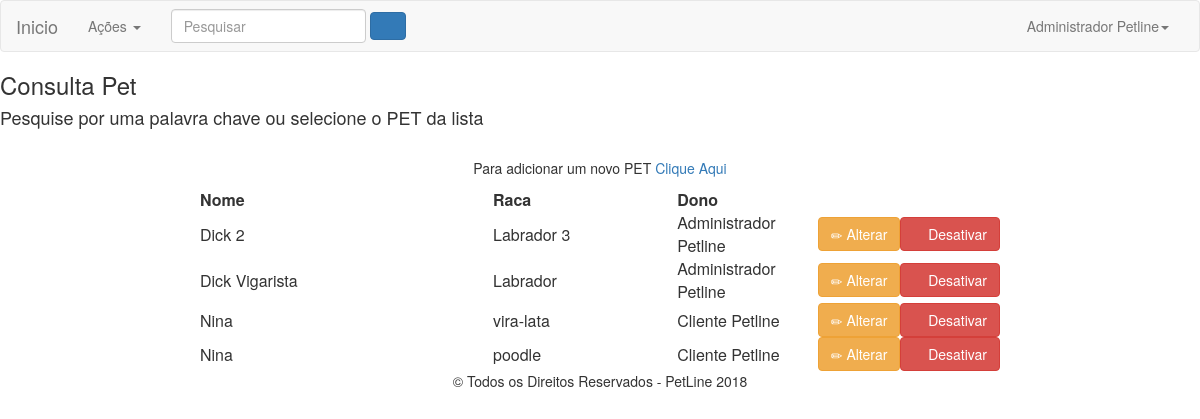
Screenshot of /consulta/consulta_pet.php (signed in) with the database file from the repository.
### tables this page shows
CREATE TABLE `pet` (
  `id` int(11) NOT NULL AUTO_INCREMENT,
  `nome` varchar(255) NOT NULL,
  `raca` varchar(255) NOT NULL,
  `peso` varchar(25) NOT NULL,
  `cor` varchar(25) NOT NULL,
  `dt_nascimento` timestamp NOT NULL DEFAULT '0000-00-00 00:00:00',
  `dt_alteracao` timestamp NOT NULL DEFAULT CURRENT_TIMESTAMP ON UPDATE CURRENT_TIMESTAMP,
  `descricao` text,
  `id_usuario` int(11) DEFAULT NULL,
  `ativo` char(1) DEFAULT NULL,
  PRIMARY KEY (`id`),
  KEY `idx_pet` (`id`),
  KEY `fk_id_usuario_3` (`id_usuario`),
  CONSTRAINT `fk_id_usuario_3` FOREIGN KEY (`id_usuario`) REFERENCES `usuario` (`id`)
);

### consulta/consulta_pet.php (the view, shortened to what this page needs)
<?php
include "../cabecalho.php";
$id = $_SESSION['id'];
if ($id == 1) {
    $sqlConsultaPet = "SELECT P.id, P.nome, P.raca, P.peso, P.cor, P.dt_nascimento, P.descricao, CONCAT(U.nome, ' ', U.sobrenome) as dono, P.ativo FROM pet P INNER JOIN usuario U ON P.id_usuario = U.id";
}else{
    $sqlConsultaPet = "SELECT P.id, P.nome, P.raca, P.peso, P.cor, P.dt_nascimento, P.descricao, CONCAT(U.nome, ' ', U.sobrenome) as dono, P.ativo FROM pet P INNER JOIN usuario U ON P.id_usuario = U.id WHERE P.id_usuario = $id";
}
$resultadoConsultaPet = mysqli_query($conn,$sqlConsultaPet);
$contadorConsultaPet = mysqli_num_rows($resultadoConsultaPet);
?>
    <h3>Consulta Pet</h3>
    <h4>Pesquise por uma palavra chave ou selecione o PET da lista</h4>
    <br>
    <div align="center">
        <p>Para adicionar um novo PET <a href="http://www.petline.com.br/cadastro_pet.php">Clique Aqui</a></p>
    </div>
    <div style="margin: auto; max-width: 800px;">
    <table width=100%>
        <tr>
            <th>Nome</th>
            <th>Raca</th>
            <th>Dono</th>
            <th></th>
        </tr>
        <?php
            if ($contadorConsultaPet > 0) {
                while ($linhaPet = $resultadoConsultaPet -> fetch_array(MYSQLI_ASSOC)) {
                    $nome = $linhaPet['nome'];
                    $raca = $linhaPet['raca'];
                    $id = $linhaPet['id'];
                    $ativo = $linhaPet['ativo'];
                    $dono = $linhaPet['dono'];
                    echo "<tr>
                        <td width=50%>$nome</td>
                        <td width=30%>$raca</td>
                        <td width=30%>$dono</td>";
                    if ($ativo == 1) {
                        echo "
                        <td width=10% align=center><a href='http://www.petline.com.br/consulta/detalha_pet.php?id=$id' class='btn btn-warning'><span class='glyphicon glyphicon-pencil'></span> Alterar</a></td>";?>
                        <td width=10% align=center><a href="#" onclick="if(confirm('Tem certeza que deseja desativar o PET?')) <?php echo "window.location.href = 'http://www.petline.com.br/consulta/altera_pet.php?cod=$id&ex=1';" ?> ; return false" class="btn btn-danger"><span class="glyphicon glyphicon-remove"></span> Desativar</a></td>
                        <?php echo "</tr>";
                    }else{
                        echo "
                        <td width=20% colspan=2 align=center><a href='http://www.petline.com.br/consulta/altera_pet.php?cod=$id' class='btn btn-success'><span class='glyphicon glyphicon-ok'></span> Ativar</a></td>
                        </tr>";
                    }
                }
            }else{
                echo "<h4>Não existem usuario cadastrados</h4>";
            }
        ?>
    </table>
    </div>
<?php
include "../rodape.php";
?>

### rows the page displays
pet: nome "Dick 2", raca "Labrador 3", dono "Administrador Petline"
pet: nome "Dick Vigarista", raca "Labrador", dono "Administrador Petline"
pet: nome "Nina", raca "vira-lata", dono "Cliente Petline"
pet: nome "Nina", raca "poodle", dono "Cliente Petline"

### other values shown
$nome "Administrador Petline"
